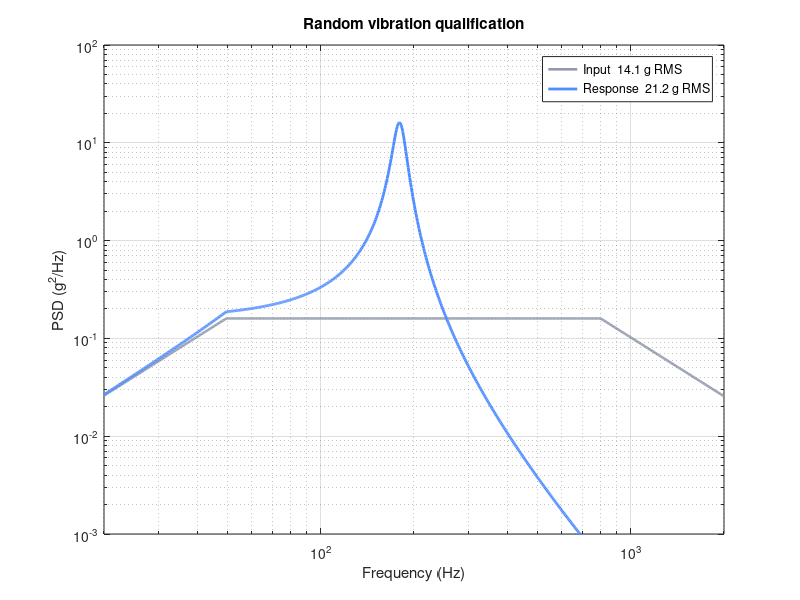

This figure's MATLAB source:
% Random vibration qualification: the GEVS component spectrum applied at the
% bracket's mounting face, and the response of its first mode (180 Hz, Q = 10).
f = logspace(log10(20), log10(2000), 800)';

% Input acceleration PSD (g^2/Hz): +6 dB/oct to 50 Hz, 0.16 flat to 800 Hz, -6 dB/oct to 2000 Hz.
in = zeros(size(f));
lo = f < 50;  mid = f >= 50 & f <= 800;  hi = f > 800;
in(lo)  = 0.026 * (f(lo) / 20).^2;
in(mid) = 0.16;
in(hi)  = 0.16 * (f(hi) / 800).^(-2);

% Base-excited single mode: transmissibility squared.
fn = 180;  Q = 10;  zeta = 1 / (2 * Q);
r = f / fn;
H2 = (1 + (2*zeta*r).^2) ./ ((1 - r.^2).^2 + (2*zeta*r).^2);
out = H2 .* in;

grms_in  = sqrt(trapz(f, in));
grms_out = sqrt(trapz(f, out));
grms_miles = sqrt(pi / 2 * fn * Q * 0.16);

fig = figure;
loglog(f, in,  'LineWidth', 1.8, 'Color', [0.55 0.58 0.65]); hold on;
loglog(f, out, 'LineWidth', 2.0, 'Color', [0.31 0.55 1.00]);
legend(sprintf('Input  %.1f g RMS', grms_in), sprintf('Response  %.1f g RMS', grms_out));
title('Random vibration qualification');
xlabel('Frequency (Hz)'); ylabel('PSD (g^2/Hz)');
xlim([20 2000]); ylim([1e-3 100]);
grid on;
fprintf('input %.1f g RMS, response %.1f g RMS\n', grms_in, grms_out);
fprintf('Miles'' equation %.1f g RMS, 3-sigma peak %.0f g\n', grms_miles, 3 * grms_miles);
